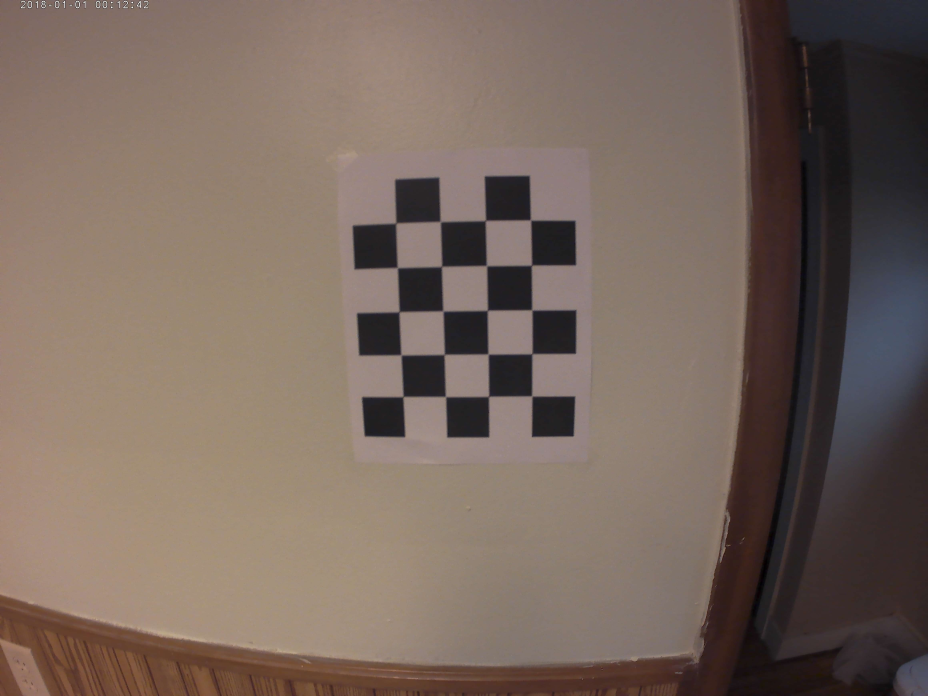
#> input picture calibration_ims/20180101_001242A.jpg, 4640 x 3480 px (shown at 1/5 size)
$ python -i whiteout_camera_calibration.py   (imports and definitions only)
#> lines starting #> are read from the running program, lines starting #| are printed output that depends on the picture; after the words box and inside, x2 and y2 are one past the last pixel; in counts of white or black regions, pixels touching at a corner belong together
#> further down, picture is the input picture: shape (3480, 4640, 3); mean B, G, R 93.5, 103, 119.5
import sys, os, distutils
import cv2, numpy as np
import argparse

im_ext = [".png",".jpg"]

def read_in_image(dir):
    return cv2.imread(dir)

def im_to_gray(im):
    return cv2.cvtColor(im, cv2.COLOR_BGR2GRAY)
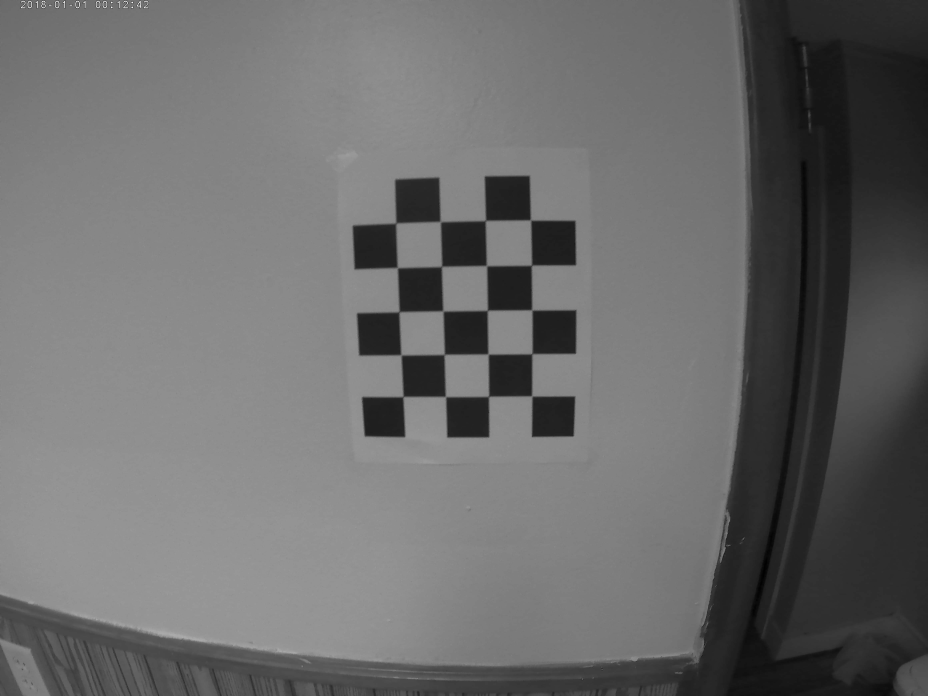
#> returned value: shape (3480, 4640) (shown at 1/5 size); min 0, max 255, mean 106.8

def compute_bin_threshold(im):
    return cv2.threshold(im, 240 , 255, cv2.CHAIN_APPROX_NONE)[1]
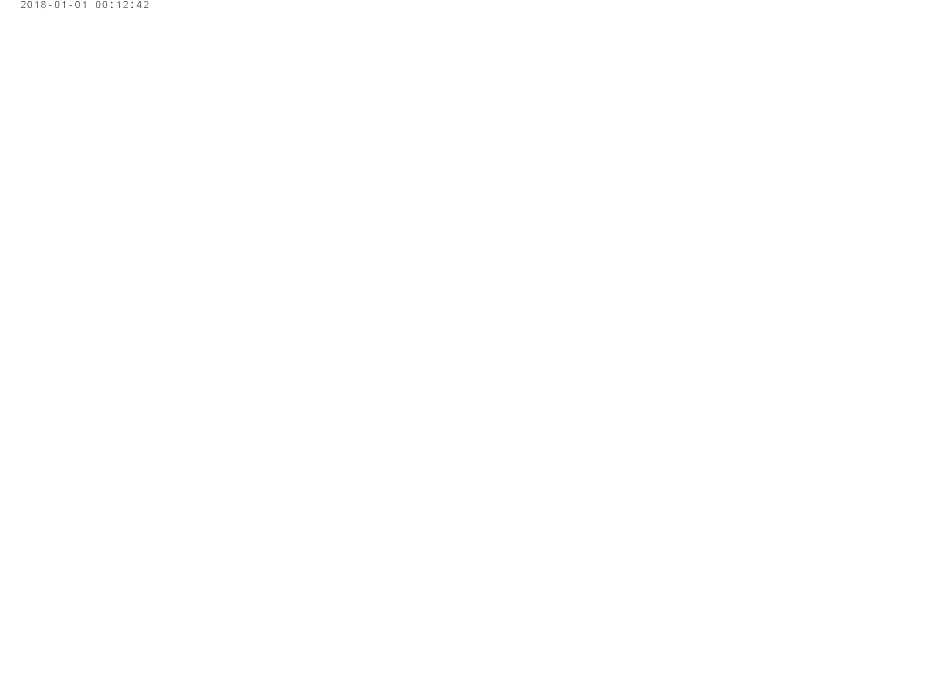
#> returned value: shape (3480, 4640) (shown at 1/5 size); 100% white; black in thin lines or dots, all inside (x1, y1, x2, y2) = (104, 5, 742, 41)

# [25 lines left out: functions is_rectangle, find_images_in_dir_rec, create_mask, not called in this run]

def apply_mask(im, mask):
    return cv2.bitwise_and(im, mask)

# [12 lines left out: function find_images_in_dirs, not called in this run]

def guassian_blur(im):
    return cv2.GaussianBlur(im,(3,3),0)

def derive_countour_data(im):
    img = im_to_gray(im)
    threshold = compute_bin_threshold(img)
    contours, _ = cv2.findContours(threshold, cv2.RETR_TREE, cv2.CHAIN_APPROX_NONE)
#> contours = 100 contours, 63 with area under 20; largest, box (x1, y1, x2, y2) and area: (0, 0, 4640, 3480) 16139081, (137, 4, 161, 41) 314, (683, 4, 709, 41) 291, (479, 10, 502, 41) 230, (274, 4, 296, 41) 220
    return contours

# [47 lines left out: functions find_shape_pts, drive_masking, main, not called in this run]
# [2 lines not run here, left out]

>>> import cv2
>>> picture = cv2.imread('calibration_ims/20180101_001242A.jpg')
>>> result = derive_countour_data(picture)
#> result has the same summary as contours in derive_countour_data
